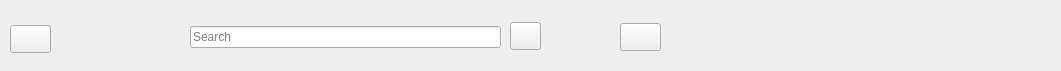
    <widget class="QWidget" name="widget_3" native="true">
     <property name="geometry">
      <rect>
       <x>0</x>
       <y>10</y>
       <width>1061</width>
       <height>71</height>
      </rect>
     </property>
     <widget class="QPushButton" name="pushButton_14">
      <property name="geometry">
       <rect>
        <x>620</x>
        <y>23</y>
        <width>41</width>
        <height>28</height>
       </rect>
      </property>
      <property name="text">
       <string/>
      </property>
      <property name="icon">
       <iconset resource="icons.qrc">
        <normaloff>:/Icons/info2.svg</normaloff>:/Icons/info2.svg</iconset>
      </property>
      <property name="iconSize">
       <size>
        <width>14</width>
        <height>14</height>
       </size>
      </property>
      <property name="checkable">
       <bool>true</bool>
      </property>
      <property name="autoExclusive">
       <bool>true</bool>
      </property>
     </widget>
     <widget class="QLineEdit" name="lineEdit">
      <property name="geometry">
       <rect>
        <x>190</x>
        <y>26</y>
        <width>311</width>
        <height>22</height>
       </rect>
      </property>
      <property name="placeholderText">
       <string>Search</string>
      </property>
     </widget>
     <widget class="QPushButton" name="pushButton">
      <property name="geometry">
       <rect>
        <x>510</x>
        <y>22</y>
        <width>31</width>
        <height>28</height>
       </rect>
      </property>
      <property name="text">
       <string/>
      </property>
      <property name="icon">
       <iconset resource="icons.qrc">
        <normaloff>:/Icons/search1.svg</normaloff>:/Icons/search1.svg</iconset>
      </property>
      <property name="iconSize">
       <size>
        <width>14</width>
        <height>14</height>
       </size>
      </property>
      <property name="checkable">
       <bool>true</bool>
      </property>
      <property name="autoExclusive">
       <bool>true</bool>
      </property>
     </widget>
     <widget class="QPushButton" name="pushButton_13">
      <property name="geometry">
       <rect>
        <x>10</x>
        <y>25</y>
        <width>41</width>
        <height>28</height>
       </rect>
      </property>
      <property name="text">
       <string/>
      </property>
      <property name="icon">
       <iconset resource="icons.qrc">
        <normaloff>:/Icons/plus.svg</normaloff>:/Icons/plus.svg</iconset>
      </property>
      <property name="iconSize">
       <size>
        <width>14</width>
        <height>14</height>
       </size>
      </property>
      <property name="checkable">
       <bool>true</bool>
      </property>
      <property name="autoExclusive">
       <bool>false</bool>
      </property>
     </widget>
    </widget>
